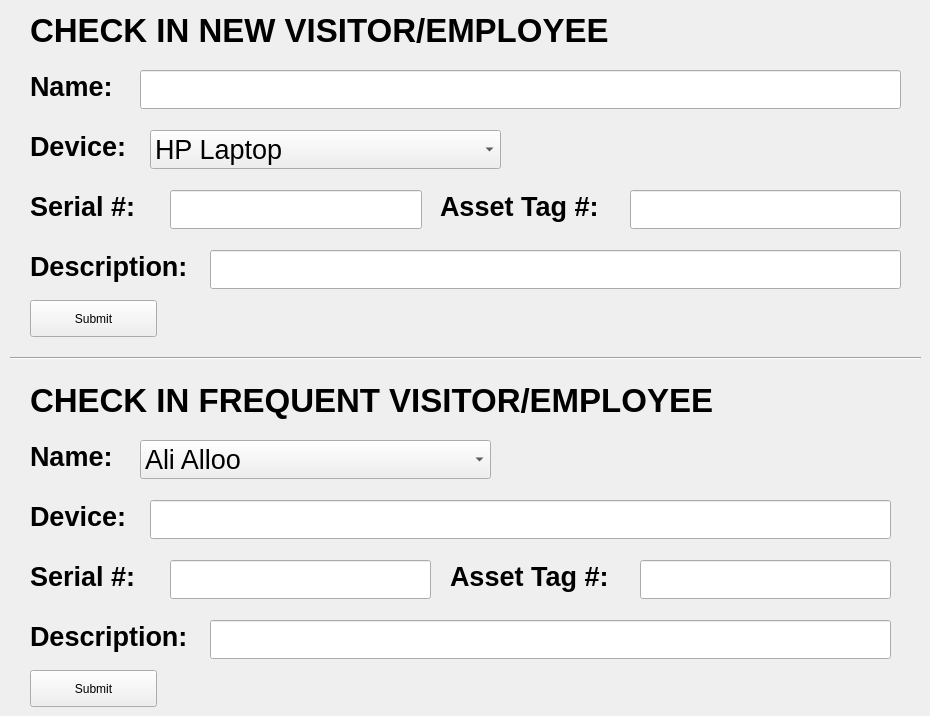
    <widget class="QWidget" name="tab">
     <attribute name="title">
      <string>Check In</string>
     </attribute>
     <widget class="QLabel" name="chkin_new_title">
      <property name="geometry">
       <rect>
        <x>30</x>
        <y>10</y>
        <width>602</width>
        <height>40</height>
       </rect>
      </property>
      <property name="minimumSize">
       <size>
        <width>602</width>
        <height>40</height>
       </size>
      </property>
      <property name="font">
       <font>
        <pointsize>25</pointsize>
        <weight>75</weight>
        <bold>true</bold>
       </font>
      </property>
      <property name="text">
       <string>CHECK IN NEW VISITOR/EMPLOYEE</string>
      </property>
     </widget>
     <widget class="QLabel" name="chkin_reg_title">
      <property name="geometry">
       <rect>
        <x>30</x>
        <y>380</y>
        <width>700</width>
        <height>40</height>
       </rect>
      </property>
      <property name="minimumSize">
       <size>
        <width>700</width>
        <height>40</height>
       </size>
      </property>
      <property name="font">
       <font>
        <pointsize>25</pointsize>
        <weight>75</weight>
        <bold>true</bold>
       </font>
      </property>
      <property name="text">
       <string>CHECK IN FREQUENT VISITOR/EMPLOYEE</string>
      </property>
     </widget>
     <widget class="QLineEdit" name="chkin_new_name_in">
      <property name="geometry">
       <rect>
        <x>140</x>
        <y>70</y>
        <width>761</width>
        <height>39</height>
       </rect>
      </property>
      <property name="minimumSize">
       <size>
        <width>761</width>
        <height>39</height>
       </size>
      </property>
      <property name="font">
       <font>
        <pointsize>20</pointsize>
       </font>
      </property>
     </widget>
     <widget class="QLineEdit" name="chkin_new_serial_in">
      <property name="geometry">
       <rect>
        <x>170</x>
        <y>190</y>
        <width>252</width>
        <height>39</height>
       </rect>
      </property>
      <property name="minimumSize">
       <size>
        <width>252</width>
        <height>39</height>
       </size>
      </property>
      <property name="font">
       <font>
        <pointsize>20</pointsize>
       </font>
      </property>
     </widget>
     <widget class="QLineEdit" name="chkin_new_asset_in">
      <property name="geometry">
       <rect>
        <x>630</x>
        <y>190</y>
        <width>271</width>
        <height>39</height>
       </rect>
      </property>
      <property name="minimumSize">
       <size>
        <width>271</width>
        <height>39</height>
       </size>
      </property>
      <property name="font">
       <font>
        <pointsize>20</pointsize>
       </font>
      </property>
     </widget>
     <widget class="QLabel" name="chkin_new_name">
      <property name="geometry">
       <rect>
        <x>30</x>
        <y>70</y>
        <width>89</width>
        <height>33</height>
       </rect>
      </property>
      <property name="minimumSize">
       <size>
        <width>89</width>
        <height>33</height>
       </size>
      </property>
      <property name="font">
       <font>
        <pointsize>20</pointsize>
        <weight>75</weight>
        <bold>true</bold>
       </font>
      </property>
      <property name="text">
       <string>Name:</string>
      </property>
     </widget>
     <widget class="QLabel" name="chkin_new_device">
      <property name="geometry">
       <rect>
        <x>30</x>
        <y>130</y>
        <width>100</width>
        <height>33</height>
       </rect>
      </property>
      <property name="minimumSize">
       <size>
        <width>100</width>
        <height>33</height>
       </size>
      </property>
      <property name="font">
       <font>
        <pointsize>20</pointsize>
        <weight>75</weight>
        <bold>true</bold>
       </font>
      </property>
      <property name="text">
       <string>Device:</string>
      </property>
     </widget>
     <widget class="QLabel" name="chkin_new_serial">
      <property name="geometry">
       <rect>
        <x>30</x>
        <y>190</y>
        <width>117</width>
        <height>33</height>
       </rect>
      </property>
      <property name="minimumSize">
       <size>
        <width>117</width>
        <height>33</height>
       </size>
      </property>
      <property name="font">
       <font>
        <pointsize>20</pointsize>
        <weight>75</weight>
        <bold>true</bold>
       </font>
      </property>
      <property name="text">
       <string>Serial #:</string>
      </property>
     </widget>
     <widget class="QLabel" name="chkin_new_descr">
      <property name="geometry">
       <rect>
        <x>30</x>
        <y>250</y>
        <width>164</width>
        <height>33</height>
       </rect>
      </property>
      <property name="minimumSize">
       <size>
        <width>164</width>
        <height>33</height>
       </size>
      </property>
      <property name="font">
       <font>
        <pointsize>20</pointsize>
        <weight>75</weight>
        <bold>true</bold>
       </font>
      </property>
      <property name="text">
       <string>Description:</string>
      </property>
     </widget>
     <widget class="QLineEdit" name="chkin_new_descr_in">
      <property name="geometry">
       <rect>
        <x>210</x>
        <y>250</y>
        <width>691</width>
        <height>39</height>
       </rect>
      </property>
      <property name="minimumSize">
       <size>
        <width>691</width>
        <height>39</height>
       </size>
      </property>
      <property name="font">
       <font>
        <pointsize>20</pointsize>
       </font>
      </property>
     </widget>
     <widget class="QLabel" name="chkin_new_asset">
      <property name="geometry">
       <rect>
        <x>440</x>
        <y>190</y>
        <width>171</width>
        <height>33</height>
       </rect>
      </property>
      <property name="minimumSize">
       <size>
        <width>171</width>
        <height>33</height>
       </size>
      </property>
      <property name="font">
       <font>
        <pointsize>20</pointsize>
        <weight>75</weight>
        <bold>true</bold>
       </font>
      </property>
      <property name="text">
       <string>Asset Tag #:</string>
      </property>
     </widget>
     <widget class="QComboBox" name="chkin_drpmn_device">
      <property name="geometry">
       <rect>
        <x>150</x>
        <y>130</y>
        <width>351</width>
        <height>39</height>
       </rect>
      </property>
      <property name="minimumSize">
       <size>
        <width>351</width>
        <height>39</height>
       </size>
      </property>
      <property name="font">
       <font>
        <pointsize>20</pointsize>
       </font>
      </property>
      <item>
       <property name="text">
        <string>HP Laptop</string>
       </property>
      </item>
      <item>
       <property name="text">
        <string>Dell Laptop</string>
       </property>
      </item>
      <item>
       <property name="text">
        <string>Toshiba Laptop</string>
       </property>
      </item>
      <item>
       <property name="text">
        <string>Lenovo Laptop</string>
       </property>
      </item>
      <item>
       <property name="text">
        <string>Apple MacBook</string>
       </property>
      </item>
      <item>
       <property name="text">
        <string>Samsung Tablet</string>
       </property>
      </item>
      <item>
       <property name="text">
        <string>Microsoft Surface</string>
       </property>
      </item>
      <item>
       <property name="text">
        <string>iPad</string>
       </property>
      </item>
      <item>
       <property name="text">
        <string>iPad Mini</string>
       </property>
      </item>
      <item>
       <property name="text">
        <string>USB Charger</string>
       </property>
      </item>
      <item>
       <property name="text">
        <string>Not listed (see description)</string>
       </property>
      </item>
     </widget>
     <widget class="QLineEdit" name="chkin_reg_serial_in">
      <property name="geometry">
       <rect>
        <x>170</x>
        <y>560</y>
        <width>261</width>
        <height>39</height>
       </rect>
      </property>
      <property name="minimumSize">
       <size>
        <width>261</width>
        <height>39</height>
       </size>
      </property>
      <property name="font">
       <font>
        <pointsize>20</pointsize>
       </font>
      </property>
     </widget>
     <widget class="QLabel" name="chkin_reg_descr">
      <property name="geometry">
       <rect>
        <x>30</x>
        <y>620</y>
        <width>164</width>
        <height>33</height>
       </rect>
      </property>
      <property name="minimumSize">
       <size>
        <width>164</width>
        <height>33</height>
       </size>
      </property>
      <property name="font">
       <font>
        <pointsize>20</pointsize>
        <weight>75</weight>
        <bold>true</bold>
       </font>
      </property>
      <property name="text">
       <string>Description:</string>
      </property>
     </widget>
     <widget class="QLabel" name="chkin_reg_asset">
      <property name="geometry">
       <rect>
        <x>450</x>
        <y>560</y>
        <width>171</width>
        <height>33</height>
       </rect>
      </property>
      <property name="minimumSize">
       <size>
        <width>171</width>
        <height>33</height>
       </size>
      </property>
      <property name="font">
       <font>
        <pointsize>20</pointsize>
        <weight>75</weight>
        <bold>true</bold>
       </font>
      </property>
      <property name="text">
       <string>Asset Tag #:</string>
      </property>
     </widget>
     <widget class="QLineEdit" name="chkin_reg_device_in">
      <property name="geometry">
       <rect>
        <x>150</x>
        <y>500</y>
        <width>741</width>
        <height>39</height>
       </rect>
      </property>
      <property name="minimumSize">
       <size>
        <width>741</width>
        <height>39</height>
       </size>
      </property>
      <property name="font">
       <font>
        <pointsize>20</pointsize>
       </font>
      </property>
     </widget>
     <widget class="QLineEdit" name="chkin_reg_asset_in">
      <property name="geometry">
       <rect>
        <x>640</x>
        <y>560</y>
        <width>251</width>
        <height>39</height>
       </rect>
      </property>
      <property name="minimumSize">
       <size>
        <width>251</width>
        <height>39</height>
       </size>
      </property>
      <property name="font">
       <font>
        <pointsize>20</pointsize>
       </font>
      </property>
     </widget>
     <widget class="QLabel" name="chkin_reg_device">
      <property name="geometry">
       <rect>
        <x>30</x>
        <y>500</y>
        <width>100</width>
        <height>33</height>
       </rect>
      </property>
      <property name="minimumSize">
       <size>
        <width>100</width>
        <height>33</height>
       </size>
      </property>
      <property name="font">
       <font>
        <pointsize>20</pointsize>
        <weight>75</weight>
        <bold>true</bold>
       </font>
      </property>
      <property name="text">
       <string>Device:</string>
      </property>
     </widget>
     <widget class="QLabel" name="chkin_reg_serial">
      <property name="geometry">
       <rect>
        <x>30</x>
        <y>560</y>
        <width>117</width>
        <height>33</height>
       </rect>
      </property>
      <property name="minimumSize">
       <size>
        <width>117</width>
        <height>33</height>
       </size>
      </property>
      <property name="font">
       <font>
        <pointsize>20</pointsize>
        <weight>75</weight>
        <bold>true</bold>
       </font>
      </property>
      <property name="text">
       <string>Serial #:</string>
      </property>
     </widget>
     <widget class="QLabel" name="chkin_reg_name">
      <property name="geometry">
       <rect>
        <x>30</x>
        <y>440</y>
        <width>89</width>
        <height>33</height>
       </rect>
      </property>
      <property name="minimumSize">
       <size>
        <width>89</width>
        <height>33</height>
       </size>
      </property>
      <property name="font">
       <font>
        <pointsize>20</pointsize>
        <weight>75</weight>
        <bold>true</bold>
       </font>
      </property>
      <property name="text">
       <string>Name:</string>
      </property>
     </widget>
     <widget class="QLineEdit" name="chkin_reg_descr_in">
      <property name="geometry">
       <rect>
        <x>210</x>
        <y>620</y>
        <width>681</width>
        <height>39</height>
       </rect>
      </property>
      <property name="minimumSize">
       <size>
        <width>681</width>
        <height>39</height>
       </size>
      </property>
      <property name="font">
       <font>
        <pointsize>20</pointsize>
       </font>
      </property>
     </widget>
     <widget class="QComboBox" name="chkin_drpmn_name">
      <property name="geometry">
       <rect>
        <x>140</x>
        <y>440</y>
        <width>351</width>
        <height>39</height>
       </rect>
      </property>
      <property name="minimumSize">
       <size>
        <width>351</width>
        <height>39</height>
       </size>
      </property>
      <property name="font">
       <font>
        <pointsize>20</pointsize>
       </font>
      </property>
      <item>
       <property name="text">
        <string>Ali Alloo</string>
       </property>
      </item>
      <item>
       <property name="text">
        <string>Brian Covela</string>
       </property>
      </item>
      <item>
       <property name="text">
        <string>Chris Sullo</string>
       </property>
      </item>
      <item>
       <property name="text">
        <string>Curtis Booker</string>
       </property>
      </item>
      <item>
       <property name="text">
        <string>Damian Latourette</string>
       </property>
      </item>
      <item>
       <property name="text">
        <string>Daniel Carreira</string>
       </property>
      </item>
      <item>
       <property name="text">
        <string>Edward Nunez</string>
       </property>
      </item>
      <item>
       <property name="text">
        <string>Hector Rivera</string>
       </property>
      </item>
      <item>
       <property name="text">
        <string>Jason Folmar</string>
       </property>
      </item>
      <item>
       <property name="text">
        <string>Jose Lopez</string>
       </property>
      </item>
      <item>
       <property name="text">
        <string>Josue Cardona</string>
       </property>
      </item>
      <item>
       <property name="text">
        <string>Rhina Cardona</string>
       </property>
      </item>
      <item>
       <property name="text">
        <string>Keith K</string>
       </property>
      </item>
      <item>
       <property name="text">
        <string>Kendell Lucas</string>
       </property>
      </item>
      <item>
       <property name="text">
        <string>Michael Scott</string>
       </property>
      </item>
      <item>
       <property name="text">
        <string>Nihad Issa</string>
       </property>
      </item>
      <item>
       <property name="text">
        <string>Oscar Vartanian</string>
       </property>
      </item>
      <item>
       <property name="text">
        <string>Paul Brew</string>
       </property>
      </item>
      <item>
       <property name="text">
        <string>Rick Karp</string>
       </property>
      </item>
      <item>
       <property name="text">
        <string>Rob Harrison</string>
       </property>
      </item>
      <item>
       <property name="text">
        <string>Rohan Grandeson</string>
       </property>
      </item>
      <item>
       <property name="text">
        <string>Sean Larson</string>
       </property>
      </item>
      <item>
       <property name="text">
        <string>Steve Alt</string>
       </property>
      </item>
      <item>
       <property name="text">
        <string>Thomas O. Dell</string>
       </property>
      </item>
      <item>
       <property name="text">
        <string>Tishonda Carson</string>
       </property>
      </item>
      <item>
       <property name="text">
        <string>Tom Mililli</string>
       </property>
      </item>
      <item>
       <property name="text">
        <string>William Morris</string>
       </property>
      </item>
     </widget>
     <widget class="Line" name="chkin_divider">
      <property name="geometry">
       <rect>
        <x>10</x>
        <y>350</y>
        <width>911</width>
        <height>16</height>
       </rect>
      </property>
      <property name="minimumSize">
       <size>
        <width>911</width>
        <height>16</height>
       </size>
      </property>
      <property name="orientation">
       <enum>Qt::Horizontal</enum>
      </property>
     </widget>
     <widget class="QPushButton" name="chkin_new_submit">
      <property name="geometry">
       <rect>
        <x>30</x>
        <y>300</y>
        <width>127</width>
        <height>37</height>
       </rect>
      </property>
      <property name="minimumSize">
       <size>
        <width>127</width>
        <height>37</height>
       </size>
      </property>
      <property name="text">
       <string>Submit</string>
      </property>
     </widget>
     <widget class="QPushButton" name="chkin_reg_submit">
      <property name="geometry">
       <rect>
        <x>30</x>
        <y>670</y>
        <width>127</width>
        <height>37</height>
       </rect>
      </property>
      <property name="minimumSize">
       <size>
        <width>127</width>
        <height>37</height>
       </size>
      </property>
      <property name="text">
       <string>Submit</string>
      </property>
     </widget>
    </widget>
